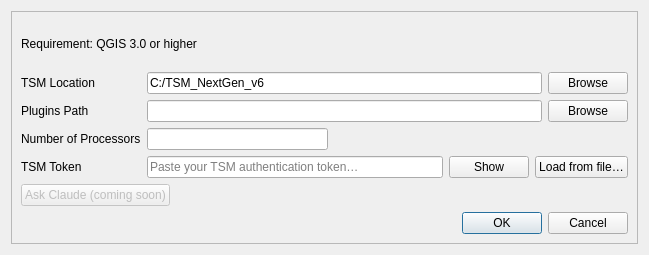
<?xml version="1.0" encoding="UTF-8"?>
<ui version="4.0">
 <class>Dialog_GenPrjSetting</class>
 <widget class="QDialog" name="Dialog_GenPrjSetting">
  <property name="windowModality">
   <enum>Qt::NonModal</enum>
  </property>
  <property name="geometry">
   <rect>
    <x>0</x>
    <y>0</y>
    <width>649</width>
    <height>255</height>
   </rect>
  </property>
  <property name="windowTitle">
   <string>TSM Configuration</string>
  </property>
  <layout class="QVBoxLayout" name="verticalLayout">
   <item>
    <widget class="QFrame" name="frame">
     <property name="frameShape">
      <enum>QFrame::StyledPanel</enum>
     </property>
     <property name="frameShadow">
      <enum>QFrame::Raised</enum>
     </property>
     <layout class="QGridLayout" name="gridLayout">
      <item row="0" column="0">
       <widget class="QLabel" name="label_header">
        <property name="text">
         <string>Requirement: QGIS 3.0 or higher</string>
        </property>
       </widget>
      </item>
      <item row="1" column="0">
       <layout class="QHBoxLayout" name="horizontalLayout_3">
        <item>
         <widget class="QLabel" name="label_TSMloc">
          <property name="minimumSize">
           <size>
            <width>120</width>
            <height>0</height>
           </size>
          </property>
          <property name="text">
           <string>TSM Location</string>
          </property>
         </widget>
        </item>
        <item>
         <widget class="QLineEdit" name="lineEdit_ModelPath">
          <property name="text">
           <string>C:/TSM_NextGen_v6</string>
          </property>
         </widget>
        </item>
        <item>
         <widget class="QPushButton" name="pushButton_Browse_TSMPath">
          <property name="text">
           <string>Browse</string>
          </property>
         </widget>
        </item>
       </layout>
      </item>
      <item row="2" column="0">
       <layout class="QHBoxLayout" name="horizontalLayout_2">
        <item>
         <widget class="QLabel" name="label_Plugins">
          <property name="minimumSize">
           <size>
            <width>120</width>
            <height>0</height>
           </size>
          </property>
          <property name="text">
           <string>Plugins Path</string>
          </property>
         </widget>
        </item>
        <item>
         <widget class="QLineEdit" name="lineEdit_PluginsPath"/>
        </item>
        <item>
         <widget class="QPushButton" name="pushButton_Browse_PluginsPath">
          <property name="text">
           <string>Browse</string>
          </property>
         </widget>
        </item>
       </layout>
      </item>
      <item row="3" column="0">
       <layout class="QHBoxLayout" name="horizontalLayout_4">
        <item>
         <widget class="QLabel" name="label_NumProc">
          <property name="minimumSize">
           <size>
            <width>120</width>
            <height>0</height>
           </size>
          </property>
          <property name="text">
           <string>Number of Processors</string>
          </property>
         </widget>
        </item>
        <item>
         <widget class="QLineEdit" name="lineEdit_NumProcessors"/>
        </item>
        <item>
         <spacer name="horizontalSpacer">
          <property name="orientation">
           <enum>Qt::Horizontal</enum>
          </property>
          <property name="sizeHint" stdset="0">
           <size>
            <width>300</width>
            <height>20</height>
           </size>
          </property>
         </spacer>
        </item>
       </layout>
      </item>
      <item row="4" column="0">
       <layout class="QHBoxLayout" name="horizontalLayout_token">
        <item>
         <widget class="QLabel" name="label_TSMToken">
          <property name="minimumSize">
           <size>
            <width>120</width>
            <height>0</height>
           </size>
          </property>
          <property name="text">
           <string>TSM Token</string>
          </property>
         </widget>
        </item>
        <item>
         <widget class="QLineEdit" name="lineEdit_TSMToken">
          <property name="toolTip">
           <string>Per-user authentication token required to run the Black Box model steps. Saved to your QGIS user profile and to ~/.tsm/token.txt. Contact the TSM Dev Team to obtain or renew it.</string>
          </property>
          <property name="echoMode">
           <enum>QLineEdit::Password</enum>
          </property>
          <property name="placeholderText">
           <string>Paste your TSM authentication token…</string>
          </property>
         </widget>
        </item>
        <item>
         <widget class="QPushButton" name="pushButton_ShowToken">
          <property name="toolTip">
           <string>Show or hide the token text</string>
          </property>
          <property name="checkable">
           <bool>true</bool>
          </property>
          <property name="text">
           <string>Show</string>
          </property>
         </widget>
        </item>
        <item>
         <widget class="QPushButton" name="pushButton_LoadToken">
          <property name="toolTip">
           <string>Load a token from a file the TSM Dev Team sent you (replaces the current token)</string>
          </property>
          <property name="text">
           <string>Load from file…</string>
          </property>
         </widget>
        </item>
       </layout>
      </item>
      <item row="5" column="0">
       <layout class="QHBoxLayout" name="horizontalLayout_claude">
        <item>
         <widget class="QPushButton" name="pushButton_Claude">
          <property name="enabled">
           <bool>false</bool>
          </property>
          <property name="toolTip">
           <string>Bring Claude chat into QGIS (coming soon)</string>
          </property>
          <property name="text">
           <string>Ask Claude (coming soon)</string>
          </property>
         </widget>
        </item>
        <item>
         <spacer name="horizontalSpacer_claude">
          <property name="orientation">
           <enum>Qt::Horizontal</enum>
          </property>
          <property name="sizeHint" stdset="0">
           <size>
            <width>300</width>
            <height>20</height>
           </size>
          </property>
         </spacer>
        </item>
       </layout>
      </item>
      <item row="6" column="0">
       <widget class="QDialogButtonBox" name="buttonBox_GenConfig">
        <property name="orientation">
         <enum>Qt::Horizontal</enum>
        </property>
        <property name="standardButtons">
         <set>QDialogButtonBox::Cancel|QDialogButtonBox::Ok</set>
        </property>
       </widget>
      </item>
     </layout>
    </widget>
   </item>
  </layout>
 </widget>
 <resources/>
 <connections/>
</ui>
